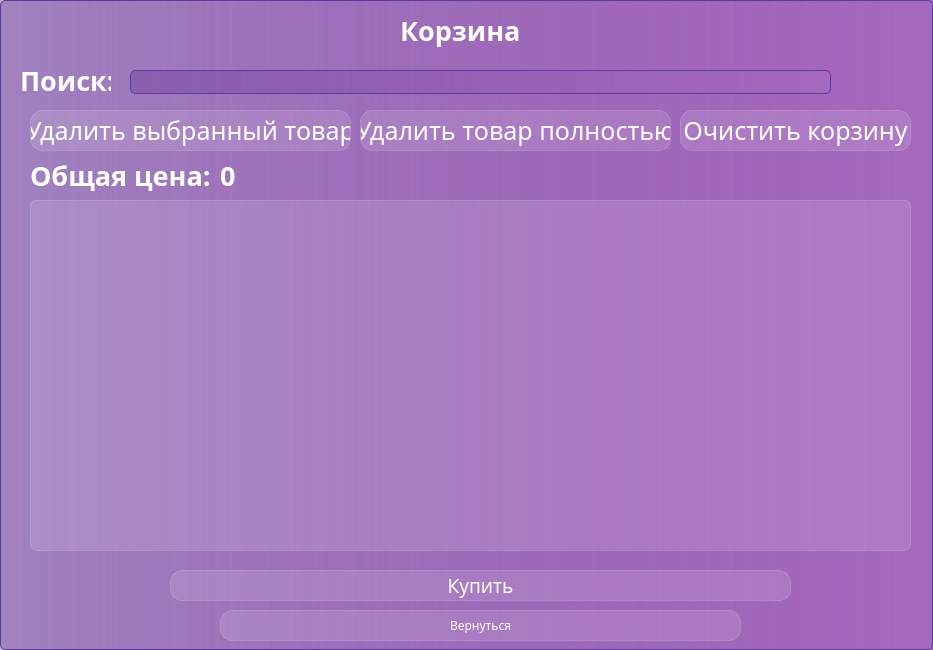
<?xml version="1.0" encoding="UTF-8"?>
<ui version="4.0">
 <class>BasketWindow</class>
 <widget class="QWidget" name="BasketWindow">
  <property name="geometry">
   <rect>
    <x>0</x>
    <y>0</y>
    <width>933</width>
    <height>650</height>
   </rect>
  </property>
  <property name="minimumSize">
   <size>
    <width>933</width>
    <height>650</height>
   </size>
  </property>
  <property name="maximumSize">
   <size>
    <width>933</width>
    <height>650</height>
   </size>
  </property>
  <property name="windowTitle">
   <string>Dialog</string>
  </property>
  <property name="styleSheet">
   <string notr="true">background-color:  qlineargradient( spread:pad,  x1:0, y1:0, x2:1, y2:0,  stop:0 rgba(105, 57, 153, 100),  stop:1 rgba(165, 105, 189, 255));  border: 1px solid #5D3B9B;  border-radius: 5px;
font-family: Everlasting;</string>
  </property>
  <widget class="QLabel" name="label_5">
   <property name="geometry">
    <rect>
     <x>400</x>
     <y>10</y>
     <width>121</width>
     <height>41</height>
    </rect>
   </property>
   <property name="styleSheet">
    <string notr="true">color: white;
font-weight: bold;
border: none;
font-size: 20pt;
background-color: none;</string>
   </property>
   <property name="text">
    <string>Корзина</string>
   </property>
  </widget>
  <widget class="QTableView" name="tableView">
   <property name="geometry">
    <rect>
     <x>30</x>
     <y>200</y>
     <width>881</width>
     <height>351</height>
    </rect>
   </property>
   <property name="styleSheet">
    <string notr="true">QTableView {
  background-color: rgba(255, 255, 255, 30);
	border: 1px solid rgba(255, 255, 255, 40);
	border-bottom-right-radius: 7px;
	border-bottom-left-radius: 7px;
}

QTableView::item {
	border: none;
	color: white;
	background-color: rgba(255, 255, 255, 10);
}

QTableView::item:selected {
    background-color: rgba(255, 255, 255, 40); /* Цвет фона для выделенных элементов */
	color: white;
}

QTableView::item:hover {
    background-color: rgba(255,255,255,40); /* Цвет фона при наведении курсора */
}

QHeaderView::section {
	background-color: rgba(255, 255, 255, 60);
	color: white;
	border: none;
	font-size: 14pt;
}
</string>
   </property>
  </widget>
  <widget class="QLabel" name="label_6">
   <property name="geometry">
    <rect>
     <x>20</x>
     <y>70</y>
     <width>91</width>
     <height>21</height>
    </rect>
   </property>
   <property name="styleSheet">
    <string notr="true">color: white;
font-weight: bold;
border: none;
font-size: 20pt;
background-color: none;</string>
   </property>
   <property name="text">
    <string>Поиск:</string>
   </property>
  </widget>
  <widget class="QLineEdit" name="Search">
   <property name="geometry">
    <rect>
     <x>130</x>
     <y>70</y>
     <width>701</width>
     <height>24</height>
    </rect>
   </property>
   <property name="styleSheet">
    <string notr="true">color:white;
padding-left: 10px;</string>
   </property>
  </widget>
  <widget class="QPushButton" name="Delete_button_Clicked">
   <property name="geometry">
    <rect>
     <x>30</x>
     <y>110</y>
     <width>321</width>
     <height>41</height>
    </rect>
   </property>
   <property name="styleSheet">
    <string notr="true">QPushButton {
color: white;
background-color: rgba(255,255,255,30);
border: 1px solid rgba(255,255,255,40);
border-radius: 12px;
width: 230px;
height: 50px;
font-size: 19pt;
} 
QPushButton:hover{
background-color: rgba(255,255,255,40);
}

QPushButton:pressed{
background-color: rgba(255,255,255,70);
}</string>
   </property>
   <property name="text">
    <string>Удалить выбранный товар</string>
   </property>
  </widget>
  <widget class="QPushButton" name="Return_button_Clicked">
   <property name="geometry">
    <rect>
     <x>220</x>
     <y>610</y>
     <width>521</width>
     <height>31</height>
    </rect>
   </property>
   <property name="styleSheet">
    <string notr="true">QPushButton {
color: white;
background-color: rgba(255,255,255,30);
border: 1px solid rgba(255,255,255,40);
border-radius: 12px;
} 
QPushButton:hover{
background-color: rgba(255,255,255,40);
}

QPushButton:pressed{
background-color: rgba(255,255,255,70);
}</string>
   </property>
   <property name="text">
    <string>Вернуться</string>
   </property>
  </widget>
  <widget class="QPushButton" name="Buy_button_clicked">
   <property name="geometry">
    <rect>
     <x>170</x>
     <y>570</y>
     <width>621</width>
     <height>31</height>
    </rect>
   </property>
   <property name="styleSheet">
    <string notr="true">QPushButton {
color: white;
background-color: rgba(255,255,255,30);
border: 1px solid rgba(255,255,255,40);
border-radius: 12px;
font-size: 14pt;
} 
QPushButton:hover{
background-color: rgba(255,255,255,40);
}

QPushButton:pressed{
background-color: rgba(255,255,255,70);
}</string>
   </property>
   <property name="text">
    <string>Купить</string>
   </property>
  </widget>
  <widget class="QPushButton" name="Clear_button_Clicked">
   <property name="geometry">
    <rect>
     <x>680</x>
     <y>110</y>
     <width>231</width>
     <height>41</height>
    </rect>
   </property>
   <property name="styleSheet">
    <string notr="true">QPushButton {
color: white;
background-color: rgba(255,255,255,30);
border: 1px solid rgba(255,255,255,40);
border-radius: 12px;
width: 230px;
height: 50px;
font-size: 19pt;
} 
QPushButton:hover{
background-color: rgba(255,255,255,40);
}

QPushButton:pressed{
background-color: rgba(255,255,255,70);
}</string>
   </property>
   <property name="text">
    <string>Очистить корзину</string>
   </property>
  </widget>
  <widget class="QPushButton" name="DeleteFull_button_Clicked_">
   <property name="geometry">
    <rect>
     <x>360</x>
     <y>110</y>
     <width>311</width>
     <height>41</height>
    </rect>
   </property>
   <property name="styleSheet">
    <string notr="true">QPushButton {
color: white;
background-color: rgba(255,255,255,30);
border: 1px solid rgba(255,255,255,40);
border-radius: 12px;
width: 230px;
height: 50px;
font-size: 19pt;
} 
QPushButton:hover{
background-color: rgba(255,255,255,40);
}

QPushButton:pressed{
background-color: rgba(255,255,255,70);
}</string>
   </property>
   <property name="text">
    <string>Удалить товар полностью</string>
   </property>
  </widget>
  <widget class="QLabel" name="Name">
   <property name="geometry">
    <rect>
     <x>30</x>
     <y>160</y>
     <width>181</width>
     <height>31</height>
    </rect>
   </property>
   <property name="styleSheet">
    <string notr="true">color: white;
font-weight: bold;
border: none;
font-size: 20pt;
background-color: none;</string>
   </property>
   <property name="text">
    <string>Общая цена:</string>
   </property>
  </widget>
  <widget class="QLabel" name="Price">
   <property name="geometry">
    <rect>
     <x>220</x>
     <y>160</y>
     <width>181</width>
     <height>31</height>
    </rect>
   </property>
   <property name="styleSheet">
    <string notr="true">color: white;
font-weight: bold;
border: none;
font-size: 20pt;
background-color: none;</string>
   </property>
   <property name="text">
    <string>0</string>
   </property>
  </widget>
 </widget>
 <resources/>
 <connections/>
</ui>
